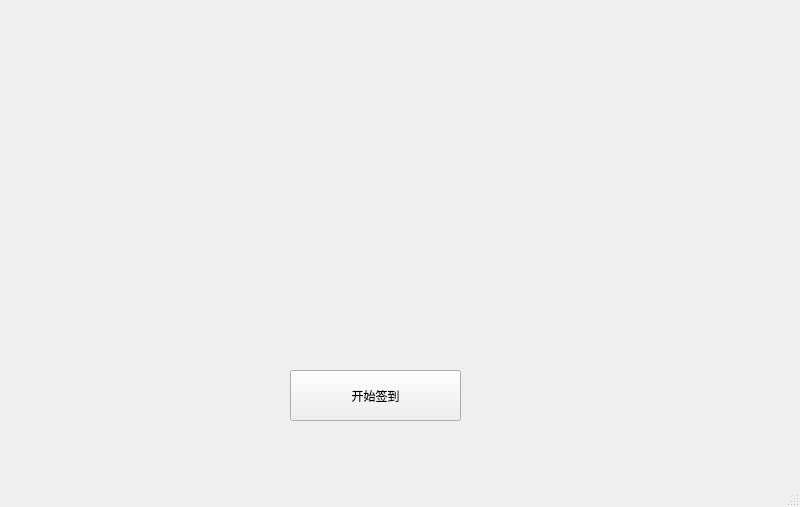
<?xml version="1.0" encoding="UTF-8"?>
<ui version="4.0">
 <class>MainWindow</class>
 <widget class="QMainWindow" name="MainWindow">
  <property name="geometry">
   <rect>
    <x>0</x>
    <y>0</y>
    <width>800</width>
    <height>507</height>
   </rect>
  </property>
  <property name="windowTitle">
   <string>MainWindow</string>
  </property>
  <widget class="QWidget" name="centralwidget">
   <widget class="QWidget" name="verticalLayoutWidget">
    <property name="geometry">
     <rect>
      <x>0</x>
      <y>0</y>
      <width>801</width>
      <height>361</height>
     </rect>
    </property>
    <layout class="QVBoxLayout" name="verticalLayout"/>
   </widget>
   <widget class="QPushButton" name="pushButton">
    <property name="geometry">
     <rect>
      <x>290</x>
      <y>370</y>
      <width>171</width>
      <height>51</height>
     </rect>
    </property>
    <property name="text">
     <string>开始签到</string>
    </property>
   </widget>
  </widget>
  <widget class="QStatusBar" name="statusbar"/>
 </widget>
 <resources/>
 <connections/>
</ui>
